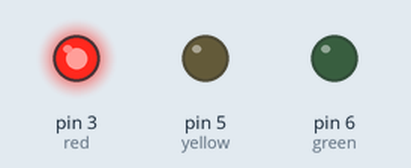
This sketch was run on a simulated Arduino Uno, built with avr-gcc and run on an emulated ATmega328P. Parts: output pins drawn as LEDs (lit = HIGH).

Above: at 5.0 s.
At 11.5 s:
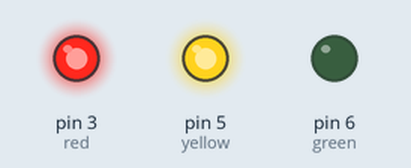
At 18.0 s:
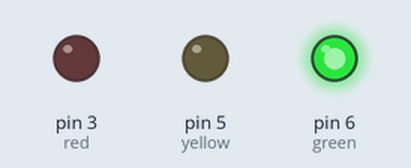
At 23.7 s:
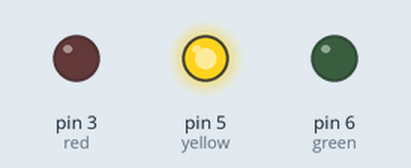
Timing chart, 0 to 31.9 s (numbered marks = the images above):
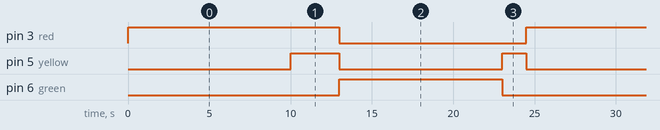

The sketch:

TrafficLight.ino
```cpp
// C++ code

//pins
int red=3;
int yellow=5;
int green=6;


void setup(){
  pinMode(red, OUTPUT);
  pinMode(yellow,OUTPUT);
  pinMode(green,OUTPUT);
}

void loop(){
  red_light();
  delay(10000);
  yellow_light();
  delay(3000);
  green_light();
  delay(10000);
  second_yellow();
  delay(1500);
}


void red_light(){
  digitalWrite(red,HIGH);
  digitalWrite(yellow,LOW);
  digitalWrite(green,LOW);
}

void yellow_light(){
  digitalWrite(red,HIGH);
  digitalWrite(yellow,HIGH);
  digitalWrite(green,LOW);
}

void green_light(){
  digitalWrite(red,LOW);
  digitalWrite(yellow,LOW);
  digitalWrite(green,HIGH);
}

void second_yellow(){
  digitalWrite(red,LOW);
  digitalWrite(yellow,HIGH);
  digitalWrite(green,LOW);
}
```

Measured:
- by itself, pin 3 (red): alternates HIGH for 13.0 s and LOW for 11.5 s
- by itself, pin 5 (yellow): repeats every 24.5 s: LOW 10.0 s, HIGH 1.5 s, LOW 10.0 s, HIGH 3.0 s
- by itself, pin 6 (green): alternates HIGH for 10.0 s and LOW for 14.5 s
